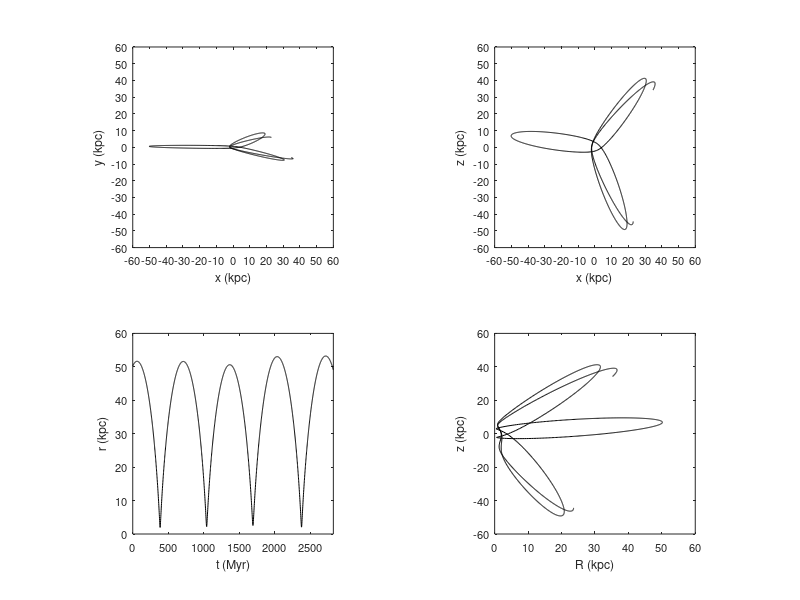

This chart was generated by the following MATLAB code:
clear all
close all

data = load('ax_coeff.dat');

whitebg('w')

t = data(:,1);

x = data(:,12);
y = data(:,13);
z = data(:,14);

v_x = data(:,15);
v_y = data(:,16);
v_z = data(:,17);

R = sqrt(x.^2+y.^2);
r = sqrt(x.^2+y.^2+z.^2);



subplot(2,2,1), plot(x,y,'k')

xlabel('x (kpc)','fontsize',9)
ylabel('y (kpc)','fontsize',9)
axis([-60 60 -60 60])
set(gca,'xtick',(-60:10:60),'ytick',(-60:10:60),'fontsize',8)
axis square


subplot(2,2,2), plot(x,z,'k')

xlabel('x (kpc)','fontsize',9)
ylabel('z (kpc)','fontsize',9)
axis([-60 60 -60 60])
set(gca,'xtick',(-60:10:60),'ytick',(-60:10:60),'fontsize',8)
axis square

subplot(2,2,3), plot(t,r,'k')

xlabel('t (Myr)','fontsize',9)
ylabel('r (kpc)','fontsize',9)
axis([0 max(t) 0 60])
set(gca,'ytick',(0:10:60),'fontsize',8)
axis square


subplot(2,2,4), plot(R,z,'k')

xlabel('R (kpc)','fontsize',9)
ylabel('z (kpc)','fontsize',9)
axis square
axis([0 60 -60 60])
set(gca,'fontsize',8)
